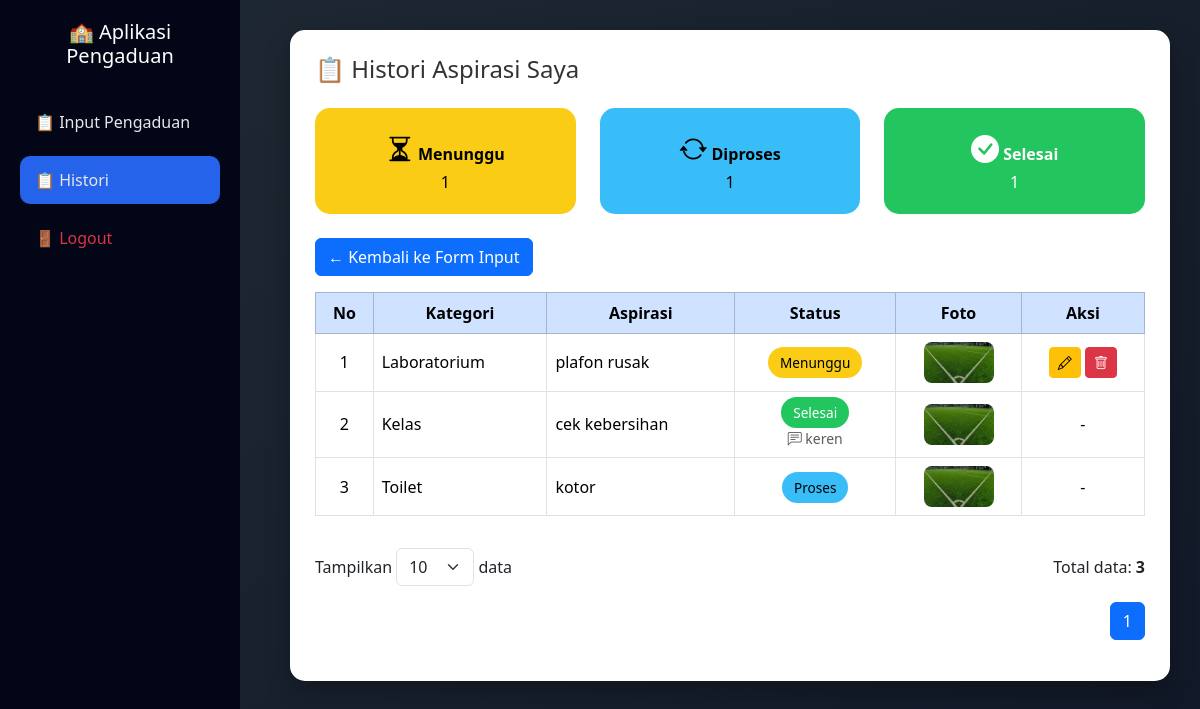
Page /histori.php (signed in) on the committed database.
### tables this page shows
CREATE TABLE `input_aspirasi` (
  `id_pelaporan` int NOT NULL,
  `nis` int DEFAULT NULL,
  `tgl_pengaduan` date DEFAULT NULL,
  `id_kategori` int DEFAULT NULL,
  `lokasi` varchar(50) DEFAULT NULL,
  `ket` varchar(100) DEFAULT NULL,
  `foto` varchar(100) DEFAULT NULL,
  `status` enum('Menunggu','Proses','Selesai') DEFAULT 'Menunggu',
  `feedback` text
);

CREATE TABLE `kategori` (
  `id_kategori` int NOT NULL,
  `ket_kategori` varchar(30) DEFAULT NULL
);

### histori.php (the view, shortened to what this page needs)
<?php
include 'config/koneksi.php';
$nis = $_SESSION['nis'];
$limit = isset($_GET['limit']) ? (int)$_GET['limit'] : 10;
$page  = isset($_GET['page']) ? (int)$_GET['page'] : 1;
$page  = ($page < 1) ? 1 : $page;
$offset = ($page - 1) * $limit;
$qTotal = mysqli_query($conn, "
    SELECT COUNT(*) AS total
    FROM input_aspirasi
    WHERE nis = '$nis'
");
$totalData = mysqli_fetch_assoc($qTotal)['total'];
$totalPage = ceil($totalData / $limit);
$query = mysqli_query($conn, "
    SELECT p.*, k.ket_kategori
    FROM input_aspirasi p
    JOIN kategori k ON p.id_kategori = k.id_kategori
    WHERE p.nis = '$nis'
    ORDER BY p.id_pelaporan DESC
    LIMIT $limit OFFSET $offset
");
$qStatus = mysqli_query($conn, "
    SELECT status, COUNT(*) AS total
    FROM input_aspirasi
    WHERE nis = '$nis'
    GROUP BY status
");
$menunggu = $proses = $selesai = 0;
while ($s = mysqli_fetch_assoc($qStatus)) {
    if ($s['status'] == 'Menunggu') $menunggu = $s['total'];
    if ($s['status'] == 'Proses')   $proses   = $s['total'];
    if ($s['status'] == 'Selesai')  $selesai  = $s['total'];
}
?>
<!doctype html>
<html lang="id">
<head>
<link href="https://cdn.jsdelivr.net/npm/bootstrap@5.3.2/dist/css/bootstrap.min.css" rel="stylesheet">
<link href="https://cdn.jsdelivr.net/npm/bootstrap-icons/font/bootstrap-icons.css" rel="stylesheet">
</head>
<body>
<div class="sidebar">
    <h5>🏫 Aplikasi Pengaduan</h5>
    <a href="input_pengaduan.php">📋 Input Pengaduan</a>
    <a href="histori.php" class="active">📋 Histori</a>
    <a href="logout.php" class="text-danger">🚪 Logout</a>
</div>
<div class="content">
<div class="card-custom">
<h4 class="mb-4">📋 Histori Aspirasi Saya</h4>
<div class="row mb-4 text-center">
    <div class="col-md-4">
        <div class="status-box status-menunggu">
            <i class="bi bi-hourglass-split fs-3"></i>
            <strong>Menunggu</strong>
            <div><?= $menunggu ?></div>
        </div>
    </div>
    <div class="col-md-4">
        <div class="status-box status-proses">
            <i class="bi bi-arrow-repeat fs-3"></i>
            <strong>Diproses</strong>
            <div><?= $proses ?></div>
        </div>
    </div>
    <div class="col-md-4">
        <div class="status-box status-selesai">
            <i class="bi bi-check-circle-fill fs-3"></i>
            <strong>Selesai</strong>
            <div><?= $selesai ?></div>
        </div>
    </div>
</div>
<a href="input_pengaduan.php" class="btn btn-primary mb-3">
    ← Kembali ke Form Input
</a>
<div class="table-responsive">
<table class="table table-bordered table-hover align-middle">
<thead class="table-primary text-center">
<tr>
    <th>No</th>
    <th>Kategori</th>
    <th>Aspirasi</th>
    <th>Status</th>
    <th>Foto</th>
    <th>Aksi</th>
</tr>
</thead>
<tbody>
<?php
$no = $offset + 1;
if (mysqli_num_rows($query) > 0) {
while ($d = mysqli_fetch_assoc($query)) {
?>
<tr>
<td class="text-center"><?= $no++ ?></td>
<td><?= $d['ket_kategori'] ?></td>
<td><?= $d['ket'] ?></td>
<td class="text-center">
    <span class="badge-status status-<?= strtolower($d['status']) ?>">
        <?= $d['status'] ?>
    </span>
    <?php if (!empty($d['feedback'])) { ?>
        <div class="mt-1 small text-muted">
            <i class="bi bi-chat-left-text"></i>
            <?= htmlspecialchars($d['feedback']) ?>
        </div>
    <?php } ?>
</td>
<td class="text-center">
<?= ($d['foto']) ? "<img src='uploads/$d[foto]'>" : "-" ?>
</td>
<td class="text-center">
<?php if ($d['status']=="Menunggu") { ?>
<a href="siswa_edit_pengaduan.php?id=<?= $d['id_pelaporan'] ?>" class="btn btn-warning btn-sm">
<i class="bi bi-pencil"></i>
</a>
<a href="siswa_hapus_pengaduan.php?id=<?= $d['id_pelaporan'] ?>"
   onclick="return confirm('Yakin hapus data ini?')"
   class="btn btn-danger btn-sm">
<i class="bi bi-trash"></i>
</a>
<?php } else { echo "-"; } ?>
</td>
</tr>
<?php }} else { ?>
<tr><td colspan="6" class="text-center">Belum ada data</td></tr>
<?php } ?>
</tbody>
</table>
</div>
<div class="d-flex justify-content-between align-items-center mt-3">
<form method="GET">
    <label class="text-dark">
        Tampilkan
        <select name="limit" class="form-select d-inline w-auto" onchange="this.form.submit()">
            <?php foreach ([10,20,50,100] as $l) { ?>
                <option value="<?= $l ?>" <?= ($limit==$l)?'selected':'' ?>>
                    <?= $l ?>
                </option>
            <?php } ?>
        </select>
        data
    </label>
</form>
<div class="text-dark">
    Total data: <strong><?= $totalData ?></strong>
</div>
</div>
<nav class="mt-3">
<ul class="pagination justify-content-end">
<?php for ($i=1; $i<=$totalPage; $i++) { ?>
<li class="page-item <?= ($page==$i)?'active':'' ?>">
    <a class="page-link" href="?page=<?= $i ?>&limit=<?= $limit ?>"><?= $i ?></a>
</li>
<?php } ?>
</ul>
</nav>
</div>
</div>
</body>
</html>

### histori.php (style rules this page uses)
body { background: linear-gradient(135deg, #1f2933, #111827); min-height: 100vh; font-family: 'Segoe UI', sans-serif; color: #fff; }
.sidebar { width: 240px; background: #020617; min-height: 100vh; position: fixed; padding: 20px; }
.sidebar h5 { text-align: center; margin-bottom: 30px; }
.sidebar a { display: block; padding: 12px 15px; color: #e5e7eb; text-decoration: none; border-radius: 10px; margin-bottom: 10px; }
.sidebar a.active { background: #2563eb; }
.content { margin-left: 260px; padding: 30px; }
.card-custom { background: #ffffff; color: #333; border-radius: 15px; padding: 25px; box-shadow: 0 10px 25px rgba(0,0,0,.25); }
thead { background: #1e40af; color: #fff; }
.status-box { border-radius: 15px; padding: 20px; text-align: center; }
.status-menunggu { background: #facc15; color:#000; }
.status-proses { background: #38bdf8; color:#000; }
.status-selesai { background: #22c55e; color:#fff; }
.badge-status { padding: 6px 12px; border-radius: 20px; font-size: 0.85rem; }
table img { width: 70px; border-radius: 8px; }

### rows in the picture
input_aspirasi: id_kategori.ket_kategori "Laboratorium", ket "plafon rusak", status "Menunggu", foto (picture)
input_aspirasi: id_kategori.ket_kategori "Kelas", ket "cek kebersihan", status "Selesai", feedback "keren", foto (picture)
input_aspirasi: id_kategori.ket_kategori "Toilet", ket "kotor", status "Proses", foto (picture)

### other values in the picture
$menunggu "1"
$proses "1"
$selesai "1"
$totalData "3"
form field limit "10"
